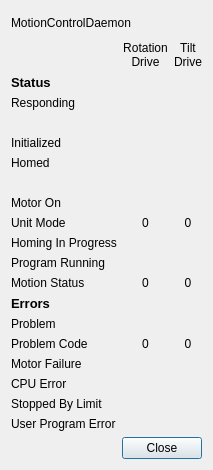
<?xml version="1.0" encoding="UTF-8"?>
<ui version="4.0">
 <class>MotionControlDetails</class>
 <widget class="QDialog" name="MotionControlDetails">
  <property name="geometry">
   <rect>
    <x>0</x>
    <y>0</y>
    <width>211</width>
    <height>470</height>
   </rect>
  </property>
  <property name="windowTitle">
   <string>Motion Control Details</string>
  </property>
  <layout class="QGridLayout" name="gridLayout_2">
   <item row="1" column="0" colspan="3">
    <widget class="QFrame" name="statusFrame">
     <property name="frameShape">
      <enum>QFrame::NoFrame</enum>
     </property>
     <property name="frameShadow">
      <enum>QFrame::Raised</enum>
     </property>
     <layout class="QGridLayout" name="gridLayout">
      <property name="margin">
       <number>0</number>
      </property>
      <item row="0" column="1">
       <widget class="QLabel" name="rotLabel">
        <property name="text">
         <string>Rotation
Drive</string>
        </property>
        <property name="alignment">
         <set>Qt::AlignCenter</set>
        </property>
        <property name="wordWrap">
         <bool>false</bool>
        </property>
       </widget>
      </item>
      <item row="0" column="2">
       <widget class="QLabel" name="tiltLabel">
        <property name="text">
         <string>Tilt
Drive</string>
        </property>
        <property name="alignment">
         <set>Qt::AlignCenter</set>
        </property>
       </widget>
      </item>
      <item row="1" column="0">
       <widget class="QLabel" name="statusLabel">
        <property name="text">
         <string>&lt;!DOCTYPE HTML PUBLIC &quot;-//W3C//DTD HTML 4.0//EN&quot; &quot;http://www.w3.org/TR/REC-html40/strict.dtd&quot;&gt;
&lt;html&gt;&lt;head&gt;&lt;meta name=&quot;qrichtext&quot; content=&quot;1&quot; /&gt;&lt;style type=&quot;text/css&quot;&gt;
p, li { white-space: pre-wrap; }
&lt;/style&gt;&lt;/head&gt;&lt;body style=&quot; font-family:'Sans'; font-size:10pt; font-weight:400; font-style:normal;&quot;&gt;
&lt;p style=&quot; margin-top:0px; margin-bottom:0px; margin-left:0px; margin-right:0px; -qt-block-indent:0; text-indent:0px;&quot;&gt;&lt;span style=&quot; font-weight:600;&quot;&gt;Status&lt;/span&gt;&lt;/p&gt;&lt;/body&gt;&lt;/html&gt;</string>
        </property>
       </widget>
      </item>
      <item row="2" column="0">
       <widget class="QLabel" name="respondingLabel">
        <property name="text">
         <string>Responding</string>
        </property>
       </widget>
      </item>
      <item row="2" column="1">
       <widget class="QLabel" name="rotRespondingIcon">
        <property name="text">
         <string/>
        </property>
        <property name="pixmap">
         <pixmap resource="HcrGuiMainWindow.qrc">:/greenLED_off.png</pixmap>
        </property>
        <property name="alignment">
         <set>Qt::AlignCenter</set>
        </property>
       </widget>
      </item>
      <item row="2" column="2">
       <widget class="QLabel" name="tiltRespondingIcon">
        <property name="text">
         <string/>
        </property>
        <property name="pixmap">
         <pixmap resource="HcrGuiMainWindow.qrc">:/greenLED_off.png</pixmap>
        </property>
        <property name="alignment">
         <set>Qt::AlignCenter</set>
        </property>
       </widget>
      </item>
      <item row="3" column="0">
       <widget class="QLabel" name="blankLabel1">
        <property name="text">
         <string/>
        </property>
       </widget>
      </item>
      <item row="4" column="0">
       <widget class="QLabel" name="initializedLabel">
        <property name="text">
         <string>Initialized</string>
        </property>
       </widget>
      </item>
      <item row="4" column="1">
       <widget class="QLabel" name="rotMotorInitializedIcon">
        <property name="text">
         <string/>
        </property>
        <property name="pixmap">
         <pixmap resource="HcrGuiMainWindow.qrc">:/greenLED_off.png</pixmap>
        </property>
        <property name="alignment">
         <set>Qt::AlignCenter</set>
        </property>
       </widget>
      </item>
      <item row="4" column="2">
       <widget class="QLabel" name="tiltMotorInitializedIcon">
        <property name="text">
         <string/>
        </property>
        <property name="pixmap">
         <pixmap resource="HcrGuiMainWindow.qrc">:/greenLED_off.png</pixmap>
        </property>
        <property name="alignment">
         <set>Qt::AlignCenter</set>
        </property>
       </widget>
      </item>
      <item row="5" column="0">
       <widget class="QLabel" name="homedLabel">
        <property name="text">
         <string>Homed</string>
        </property>
       </widget>
      </item>
      <item row="5" column="1">
       <widget class="QLabel" name="rotMotorHomedIcon">
        <property name="text">
         <string/>
        </property>
        <property name="pixmap">
         <pixmap resource="HcrGuiMainWindow.qrc">:/greenLED_off.png</pixmap>
        </property>
        <property name="alignment">
         <set>Qt::AlignCenter</set>
        </property>
       </widget>
      </item>
      <item row="5" column="2">
       <widget class="QLabel" name="tiltMotorHomedIcon">
        <property name="text">
         <string/>
        </property>
        <property name="pixmap">
         <pixmap resource="HcrGuiMainWindow.qrc">:/greenLED_off.png</pixmap>
        </property>
        <property name="alignment">
         <set>Qt::AlignCenter</set>
        </property>
       </widget>
      </item>
      <item row="6" column="0">
       <widget class="QLabel" name="blankLabel2">
        <property name="text">
         <string/>
        </property>
       </widget>
      </item>
      <item row="7" column="0">
       <widget class="QLabel" name="motorOnlabel">
        <property name="text">
         <string>Motor On</string>
        </property>
       </widget>
      </item>
      <item row="7" column="1">
       <widget class="QLabel" name="rotMotorOnIcon">
        <property name="text">
         <string/>
        </property>
        <property name="pixmap">
         <pixmap resource="HcrGuiMainWindow.qrc">:/greenLED_off.png</pixmap>
        </property>
        <property name="alignment">
         <set>Qt::AlignCenter</set>
        </property>
       </widget>
      </item>
      <item row="7" column="2">
       <widget class="QLabel" name="tiltMotorOnIcon">
        <property name="text">
         <string/>
        </property>
        <property name="pixmap">
         <pixmap resource="HcrGuiMainWindow.qrc">:/greenLED_off.png</pixmap>
        </property>
        <property name="alignment">
         <set>Qt::AlignCenter</set>
        </property>
       </widget>
      </item>
      <item row="8" column="0">
       <widget class="QLabel" name="unitModeLabel">
        <property name="text">
         <string>Unit Mode</string>
        </property>
       </widget>
      </item>
      <item row="8" column="1">
       <widget class="QLabel" name="rotUnitModeLabel">
        <property name="text">
         <string>0</string>
        </property>
        <property name="alignment">
         <set>Qt::AlignCenter</set>
        </property>
       </widget>
      </item>
      <item row="8" column="2">
       <widget class="QLabel" name="tiltUnitModeLabel">
        <property name="text">
         <string>0</string>
        </property>
        <property name="alignment">
         <set>Qt::AlignCenter</set>
        </property>
       </widget>
      </item>
      <item row="9" column="0">
       <widget class="QLabel" name="homingInProgressLabel">
        <property name="text">
         <string>Homing In Progress</string>
        </property>
       </widget>
      </item>
      <item row="9" column="1">
       <widget class="QLabel" name="rotMotorHomingIcon">
        <property name="text">
         <string/>
        </property>
        <property name="pixmap">
         <pixmap resource="HcrGuiMainWindow.qrc">:/greenLED_off.png</pixmap>
        </property>
        <property name="alignment">
         <set>Qt::AlignCenter</set>
        </property>
       </widget>
      </item>
      <item row="9" column="2">
       <widget class="QLabel" name="tiltMotorHomingIcon">
        <property name="text">
         <string/>
        </property>
        <property name="pixmap">
         <pixmap resource="HcrGuiMainWindow.qrc">:/greenLED_off.png</pixmap>
        </property>
        <property name="alignment">
         <set>Qt::AlignCenter</set>
        </property>
       </widget>
      </item>
      <item row="10" column="0">
       <widget class="QLabel" name="programRunningLabel">
        <property name="text">
         <string>Program Running</string>
        </property>
       </widget>
      </item>
      <item row="10" column="1">
       <widget class="QLabel" name="rotProgramRunningIcon">
        <property name="text">
         <string/>
        </property>
        <property name="pixmap">
         <pixmap resource="HcrGuiMainWindow.qrc">:/greenLED_off.png</pixmap>
        </property>
        <property name="alignment">
         <set>Qt::AlignCenter</set>
        </property>
       </widget>
      </item>
      <item row="10" column="2">
       <widget class="QLabel" name="tiltProgramRunningIcon">
        <property name="text">
         <string/>
        </property>
        <property name="pixmap">
         <pixmap resource="HcrGuiMainWindow.qrc">:/greenLED_off.png</pixmap>
        </property>
        <property name="alignment">
         <set>Qt::AlignCenter</set>
        </property>
       </widget>
      </item>
      <item row="11" column="0">
       <widget class="QLabel" name="motionStatusLabel">
        <property name="text">
         <string>Motion Status</string>
        </property>
       </widget>
      </item>
      <item row="11" column="1">
       <widget class="QLabel" name="rotMotionStatusLabel">
        <property name="text">
         <string>0</string>
        </property>
        <property name="alignment">
         <set>Qt::AlignCenter</set>
        </property>
       </widget>
      </item>
      <item row="11" column="2">
       <widget class="QLabel" name="tiltMotionStatusLabel">
        <property name="text">
         <string>0</string>
        </property>
        <property name="alignment">
         <set>Qt::AlignCenter</set>
        </property>
       </widget>
      </item>
      <item row="12" column="0">
       <widget class="QLabel" name="errorLabel">
        <property name="text">
         <string>&lt;!DOCTYPE HTML PUBLIC &quot;-//W3C//DTD HTML 4.0//EN&quot; &quot;http://www.w3.org/TR/REC-html40/strict.dtd&quot;&gt;
&lt;html&gt;&lt;head&gt;&lt;meta name=&quot;qrichtext&quot; content=&quot;1&quot; /&gt;&lt;style type=&quot;text/css&quot;&gt;
p, li { white-space: pre-wrap; }
&lt;/style&gt;&lt;/head&gt;&lt;body style=&quot; font-family:'Sans'; font-size:10pt; font-weight:400; font-style:normal;&quot;&gt;
&lt;p style=&quot; margin-top:0px; margin-bottom:0px; margin-left:0px; margin-right:0px; -qt-block-indent:0; text-indent:0px;&quot;&gt;&lt;span style=&quot; font-weight:600;&quot;&gt;Errors&lt;/span&gt;&lt;/p&gt;&lt;/body&gt;&lt;/html&gt;</string>
        </property>
       </widget>
      </item>
      <item row="13" column="0">
       <widget class="QLabel" name="problemLabel">
        <property name="text">
         <string>Problem</string>
        </property>
       </widget>
      </item>
      <item row="13" column="1">
       <widget class="QLabel" name="rotProblemIcon">
        <property name="text">
         <string/>
        </property>
        <property name="pixmap">
         <pixmap resource="HcrGuiMainWindow.qrc">:/greenLED_off.png</pixmap>
        </property>
        <property name="alignment">
         <set>Qt::AlignCenter</set>
        </property>
       </widget>
      </item>
      <item row="13" column="2">
       <widget class="QLabel" name="tiltProblemIcon">
        <property name="text">
         <string/>
        </property>
        <property name="pixmap">
         <pixmap resource="HcrGuiMainWindow.qrc">:/greenLED_off.png</pixmap>
        </property>
        <property name="alignment">
         <set>Qt::AlignCenter</set>
        </property>
       </widget>
      </item>
      <item row="14" column="0">
       <widget class="QLabel" name="problemCodeLabel">
        <property name="text">
         <string>Problem Code</string>
        </property>
       </widget>
      </item>
      <item row="14" column="1">
       <widget class="QLabel" name="rotProblemCodeLabel">
        <property name="text">
         <string>0</string>
        </property>
        <property name="alignment">
         <set>Qt::AlignCenter</set>
        </property>
       </widget>
      </item>
      <item row="14" column="2">
       <widget class="QLabel" name="tiltProblemCodeLabel">
        <property name="text">
         <string>0</string>
        </property>
        <property name="alignment">
         <set>Qt::AlignCenter</set>
        </property>
       </widget>
      </item>
      <item row="15" column="0">
       <widget class="QLabel" name="motorFailureLabel">
        <property name="text">
         <string>Motor Failure</string>
        </property>
       </widget>
      </item>
      <item row="15" column="1">
       <widget class="QLabel" name="rotMotorFailureIcon">
        <property name="text">
         <string/>
        </property>
        <property name="pixmap">
         <pixmap resource="HcrGuiMainWindow.qrc">:/greenLED_off.png</pixmap>
        </property>
        <property name="alignment">
         <set>Qt::AlignCenter</set>
        </property>
       </widget>
      </item>
      <item row="15" column="2">
       <widget class="QLabel" name="tiltMotorFailureIcon">
        <property name="text">
         <string/>
        </property>
        <property name="pixmap">
         <pixmap resource="HcrGuiMainWindow.qrc">:/greenLED_off.png</pixmap>
        </property>
        <property name="alignment">
         <set>Qt::AlignCenter</set>
        </property>
       </widget>
      </item>
      <item row="16" column="0">
       <widget class="QLabel" name="cpuErrorLabel">
        <property name="text">
         <string>CPU Error</string>
        </property>
       </widget>
      </item>
      <item row="16" column="1">
       <widget class="QLabel" name="rotCpuErrorIcon">
        <property name="text">
         <string/>
        </property>
        <property name="pixmap">
         <pixmap resource="HcrGuiMainWindow.qrc">:/greenLED_off.png</pixmap>
        </property>
        <property name="alignment">
         <set>Qt::AlignCenter</set>
        </property>
       </widget>
      </item>
      <item row="16" column="2">
       <widget class="QLabel" name="tiltCpuErrorIcon">
        <property name="text">
         <string/>
        </property>
        <property name="pixmap">
         <pixmap resource="HcrGuiMainWindow.qrc">:/greenLED_off.png</pixmap>
        </property>
        <property name="alignment">
         <set>Qt::AlignCenter</set>
        </property>
       </widget>
      </item>
      <item row="17" column="0">
       <widget class="QLabel" name="stoppedByLimitLabel">
        <property name="text">
         <string>Stopped By Limit</string>
        </property>
       </widget>
      </item>
      <item row="17" column="1">
       <widget class="QLabel" name="rotStoppedByLimitIcon">
        <property name="text">
         <string/>
        </property>
        <property name="pixmap">
         <pixmap resource="HcrGuiMainWindow.qrc">:/greenLED_off.png</pixmap>
        </property>
        <property name="alignment">
         <set>Qt::AlignCenter</set>
        </property>
       </widget>
      </item>
      <item row="17" column="2">
       <widget class="QLabel" name="tiltStoppedByLimitIcon">
        <property name="text">
         <string/>
        </property>
        <property name="pixmap">
         <pixmap resource="HcrGuiMainWindow.qrc">:/greenLED_off.png</pixmap>
        </property>
        <property name="alignment">
         <set>Qt::AlignCenter</set>
        </property>
       </widget>
      </item>
      <item row="18" column="0">
       <widget class="QLabel" name="programErrorLabel">
        <property name="text">
         <string>User Program Error</string>
        </property>
       </widget>
      </item>
      <item row="18" column="1">
       <widget class="QLabel" name="rotProgramErrorIcon">
        <property name="text">
         <string/>
        </property>
        <property name="pixmap">
         <pixmap resource="HcrGuiMainWindow.qrc">:/greenLED_off.png</pixmap>
        </property>
        <property name="alignment">
         <set>Qt::AlignCenter</set>
        </property>
       </widget>
      </item>
      <item row="18" column="2">
       <widget class="QLabel" name="tiltProgramErrorIcon">
        <property name="text">
         <string/>
        </property>
        <property name="pixmap">
         <pixmap resource="HcrGuiMainWindow.qrc">:/greenLED_off.png</pixmap>
        </property>
        <property name="alignment">
         <set>Qt::AlignCenter</set>
        </property>
       </widget>
      </item>
     </layout>
    </widget>
   </item>
   <item row="2" column="2">
    <widget class="QDialogButtonBox" name="buttonBox">
     <property name="orientation">
      <enum>Qt::Horizontal</enum>
     </property>
     <property name="standardButtons">
      <set>QDialogButtonBox::Close</set>
     </property>
    </widget>
   </item>
   <item row="0" column="0" colspan="3">
    <widget class="QLabel" name="daemonRespondingLabel">
     <property name="sizePolicy">
      <sizepolicy hsizetype="MinimumExpanding" vsizetype="Preferred">
       <horstretch>0</horstretch>
       <verstretch>0</verstretch>
      </sizepolicy>
     </property>
     <property name="text">
      <string>MotionControlDaemon</string>
     </property>
    </widget>
   </item>
  </layout>
 </widget>
 <resources>
  <include location="HcrGuiMainWindow.qrc"/>
 </resources>
 <connections>
  <connection>
   <sender>buttonBox</sender>
   <signal>accepted()</signal>
   <receiver>MotionControlDetails</receiver>
   <slot>accept()</slot>
   <hints>
    <hint type="sourcelabel">
     <x>248</x>
     <y>254</y>
    </hint>
    <hint type="destinationlabel">
     <x>157</x>
     <y>274</y>
    </hint>
   </hints>
  </connection>
  <connection>
   <sender>buttonBox</sender>
   <signal>rejected()</signal>
   <receiver>MotionControlDetails</receiver>
   <slot>reject()</slot>
   <hints>
    <hint type="sourcelabel">
     <x>316</x>
     <y>260</y>
    </hint>
    <hint type="destinationlabel">
     <x>286</x>
     <y>274</y>
    </hint>
   </hints>
  </connection>
 </connections>
</ui>
